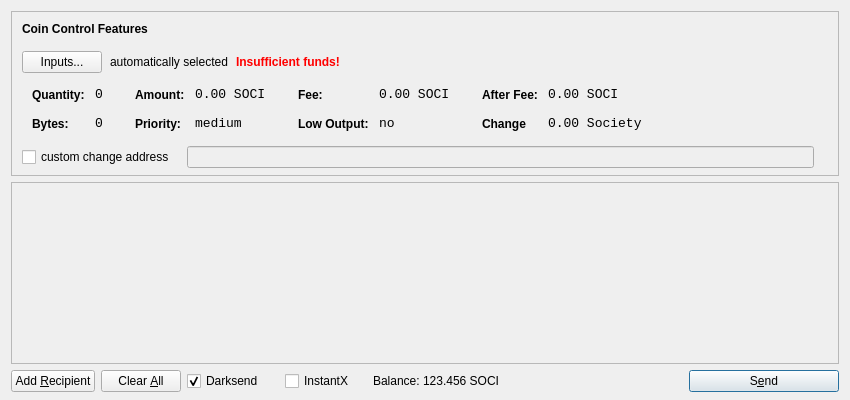
<?xml version="1.0" encoding="UTF-8"?>
<ui version="4.0">
 <class>SendCoinsDialog</class>
 <widget class="QDialog" name="SendCoinsDialog">
  <property name="geometry">
   <rect>
    <x>0</x>
    <y>0</y>
    <width>850</width>
    <height>400</height>
   </rect>
  </property>
  <property name="windowTitle">
   <string>Send Coins</string>
  </property>
  <layout class="QVBoxLayout" name="verticalLayout" stretch="0,1,0">
   <property name="bottomMargin">
    <number>8</number>
   </property>
   <item>
    <widget class="QFrame" name="frameCoinControl">
     <property name="sizePolicy">
      <sizepolicy hsizetype="Expanding" vsizetype="Expanding">
       <horstretch>0</horstretch>
       <verstretch>0</verstretch>
      </sizepolicy>
     </property>
     <property name="maximumSize">
      <size>
       <width>16777215</width>
       <height>16777215</height>
      </size>
     </property>
     <property name="frameShape">
      <enum>QFrame::StyledPanel</enum>
     </property>
     <property name="frameShadow">
      <enum>QFrame::Sunken</enum>
     </property>
     <layout class="QVBoxLayout" name="verticalLayoutCoinControl2">
      <property name="spacing">
       <number>6</number>
      </property>
      <property name="leftMargin">
       <number>0</number>
      </property>
      <property name="topMargin">
       <number>0</number>
      </property>
      <property name="rightMargin">
       <number>0</number>
      </property>
      <property name="bottomMargin">
       <number>6</number>
      </property>
      <item>
       <layout class="QVBoxLayout" name="verticalLayoutCoinControl" stretch="0,0,0,0,1">
        <property name="spacing">
         <number>0</number>
        </property>
        <property name="leftMargin">
         <number>10</number>
        </property>
        <property name="topMargin">
         <number>10</number>
        </property>
        <item>
         <layout class="QHBoxLayout" name="horizontalLayoutCoinControl1">
          <property name="bottomMargin">
           <number>15</number>
          </property>
          <item>
           <widget class="QLabel" name="labelCoinControlFeatures">
            <property name="sizePolicy">
             <sizepolicy hsizetype="Preferred" vsizetype="Maximum">
              <horstretch>0</horstretch>
              <verstretch>0</verstretch>
             </sizepolicy>
            </property>
            <property name="font">
             <font>
              <weight>75</weight>
              <bold>true</bold>
             </font>
            </property>
            <property name="styleSheet">
             <string notr="true">font-weight:bold;</string>
            </property>
            <property name="text">
             <string>Coin Control Features</string>
            </property>
           </widget>
          </item>
         </layout>
        </item>
        <item>
         <layout class="QHBoxLayout" name="horizontalLayoutCoinControl2" stretch="0,0,0,0">
          <property name="spacing">
           <number>8</number>
          </property>
          <property name="bottomMargin">
           <number>10</number>
          </property>
          <item>
           <widget class="QPushButton" name="pushButtonCoinControl">
            <property name="styleSheet">
             <string notr="true"/>
            </property>
            <property name="text">
             <string>Inputs...</string>
            </property>
           </widget>
          </item>
          <item>
           <widget class="QLabel" name="labelCoinControlAutomaticallySelected">
            <property name="text">
             <string>automatically selected</string>
            </property>
            <property name="margin">
             <number>5</number>
            </property>
           </widget>
          </item>
          <item>
           <widget class="QLabel" name="labelCoinControlInsuffFunds">
            <property name="font">
             <font>
              <weight>75</weight>
              <bold>true</bold>
             </font>
            </property>
            <property name="styleSheet">
             <string notr="true">color:red;font-weight:bold;</string>
            </property>
            <property name="text">
             <string>Insufficient funds!</string>
            </property>
            <property name="margin">
             <number>5</number>
            </property>
           </widget>
          </item>
          <item>
           <spacer name="horizontalSpacerCoinControl">
            <property name="orientation">
             <enum>Qt::Horizontal</enum>
            </property>
            <property name="sizeHint" stdset="0">
             <size>
              <width>40</width>
              <height>1</height>
             </size>
            </property>
           </spacer>
          </item>
         </layout>
        </item>
        <item>
         <widget class="QWidget" name="widgetCoinControl" native="true">
          <property name="sizePolicy">
           <sizepolicy hsizetype="Preferred" vsizetype="Preferred">
            <horstretch>0</horstretch>
            <verstretch>0</verstretch>
           </sizepolicy>
          </property>
          <property name="minimumSize">
           <size>
            <width>0</width>
            <height>0</height>
           </size>
          </property>
          <property name="styleSheet">
           <string notr="true"/>
          </property>
          <layout class="QHBoxLayout" name="horizontalLayoutCoinControl5">
           <property name="leftMargin">
            <number>0</number>
           </property>
           <property name="topMargin">
            <number>0</number>
           </property>
           <property name="rightMargin">
            <number>0</number>
           </property>
           <property name="bottomMargin">
            <number>0</number>
           </property>
           <item>
            <layout class="QHBoxLayout" name="horizontalLayoutCoinControl3" stretch="0,0,0,1">
             <property name="spacing">
              <number>20</number>
             </property>
             <property name="topMargin">
              <number>0</number>
             </property>
             <property name="bottomMargin">
              <number>10</number>
             </property>
             <item>
              <layout class="QFormLayout" name="formLayoutCoinControl1">
               <property name="horizontalSpacing">
                <number>10</number>
               </property>
               <property name="verticalSpacing">
                <number>14</number>
               </property>
               <property name="leftMargin">
                <number>10</number>
               </property>
               <property name="topMargin">
                <number>4</number>
               </property>
               <property name="rightMargin">
                <number>6</number>
               </property>
               <item row="0" column="0">
                <widget class="QLabel" name="labelCoinControlQuantityText">
                 <property name="styleSheet">
                  <string notr="true">font-weight:bold;</string>
                 </property>
                 <property name="text">
                  <string>Quantity:</string>
                 </property>
                 <property name="margin">
                  <number>0</number>
                 </property>
                </widget>
               </item>
               <item row="0" column="1">
                <widget class="QLabel" name="labelCoinControlQuantity">
                 <property name="font">
                  <font>
                   <family>Monospace</family>
                   <pointsize>10</pointsize>
                  </font>
                 </property>
                 <property name="cursor">
                  <cursorShape>IBeamCursor</cursorShape>
                 </property>
                 <property name="contextMenuPolicy">
                  <enum>Qt::ActionsContextMenu</enum>
                 </property>
                 <property name="text">
                  <string>0</string>
                 </property>
                 <property name="margin">
                  <number>0</number>
                 </property>
                 <property name="textInteractionFlags">
                  <set>Qt::LinksAccessibleByMouse|Qt::TextSelectableByKeyboard|Qt::TextSelectableByMouse</set>
                 </property>
                </widget>
               </item>
               <item row="1" column="0">
                <widget class="QLabel" name="labelCoinControlBytesText">
                 <property name="styleSheet">
                  <string notr="true">font-weight:bold;</string>
                 </property>
                 <property name="text">
                  <string>Bytes:</string>
                 </property>
                </widget>
               </item>
               <item row="1" column="1">
                <widget class="QLabel" name="labelCoinControlBytes">
                 <property name="font">
                  <font>
                   <family>Monospace</family>
                   <pointsize>10</pointsize>
                  </font>
                 </property>
                 <property name="cursor">
                  <cursorShape>IBeamCursor</cursorShape>
                 </property>
                 <property name="contextMenuPolicy">
                  <enum>Qt::ActionsContextMenu</enum>
                 </property>
                 <property name="text">
                  <string>0</string>
                 </property>
                 <property name="textInteractionFlags">
                  <set>Qt::LinksAccessibleByMouse|Qt::TextSelectableByKeyboard|Qt::TextSelectableByMouse</set>
                 </property>
                </widget>
               </item>
              </layout>
             </item>
             <item>
              <layout class="QFormLayout" name="formLayoutCoinControl2">
               <property name="horizontalSpacing">
                <number>10</number>
               </property>
               <property name="verticalSpacing">
                <number>14</number>
               </property>
               <property name="leftMargin">
                <number>6</number>
               </property>
               <property name="topMargin">
                <number>4</number>
               </property>
               <property name="rightMargin">
                <number>6</number>
               </property>
               <item row="0" column="0">
                <widget class="QLabel" name="labelCoinControlAmountText">
                 <property name="styleSheet">
                  <string notr="true">font-weight:bold;</string>
                 </property>
                 <property name="text">
                  <string>Amount:</string>
                 </property>
                 <property name="margin">
                  <number>0</number>
                 </property>
                </widget>
               </item>
               <item row="0" column="1">
                <widget class="QLabel" name="labelCoinControlAmount">
                 <property name="font">
                  <font>
                   <family>Monospace</family>
                   <pointsize>10</pointsize>
                  </font>
                 </property>
                 <property name="cursor">
                  <cursorShape>IBeamCursor</cursorShape>
                 </property>
                 <property name="contextMenuPolicy">
                  <enum>Qt::ActionsContextMenu</enum>
                 </property>
                 <property name="text">
                  <string>0.00 SOCI</string>
                 </property>
                 <property name="textInteractionFlags">
                  <set>Qt::LinksAccessibleByMouse|Qt::TextSelectableByKeyboard|Qt::TextSelectableByMouse</set>
                 </property>
                </widget>
               </item>
               <item row="1" column="0">
                <widget class="QLabel" name="labelCoinControlPriorityText">
                 <property name="styleSheet">
                  <string notr="true">font-weight:bold;</string>
                 </property>
                 <property name="text">
                  <string>Priority:</string>
                 </property>
                </widget>
               </item>
               <item row="1" column="1">
                <widget class="QLabel" name="labelCoinControlPriority">
                 <property name="font">
                  <font>
                   <family>Monospace</family>
                   <pointsize>10</pointsize>
                  </font>
                 </property>
                 <property name="cursor">
                  <cursorShape>IBeamCursor</cursorShape>
                 </property>
                 <property name="contextMenuPolicy">
                  <enum>Qt::ActionsContextMenu</enum>
                 </property>
                 <property name="text">
                  <string>medium</string>
                 </property>
                 <property name="textInteractionFlags">
                  <set>Qt::LinksAccessibleByMouse|Qt::TextSelectableByKeyboard|Qt::TextSelectableByMouse</set>
                 </property>
                </widget>
               </item>
              </layout>
             </item>
             <item>
              <layout class="QFormLayout" name="formLayoutCoinControl3">
               <property name="horizontalSpacing">
                <number>10</number>
               </property>
               <property name="verticalSpacing">
                <number>14</number>
               </property>
               <property name="leftMargin">
                <number>6</number>
               </property>
               <property name="topMargin">
                <number>4</number>
               </property>
               <property name="rightMargin">
                <number>6</number>
               </property>
               <item row="0" column="0">
                <widget class="QLabel" name="labelCoinControlFeeText">
                 <property name="styleSheet">
                  <string notr="true">font-weight:bold;</string>
                 </property>
                 <property name="text">
                  <string>Fee:</string>
                 </property>
                 <property name="margin">
                  <number>0</number>
                 </property>
                </widget>
               </item>
               <item row="0" column="1">
                <widget class="QLabel" name="labelCoinControlFee">
                 <property name="font">
                  <font>
                   <family>Monospace</family>
                   <pointsize>10</pointsize>
                  </font>
                 </property>
                 <property name="cursor">
                  <cursorShape>IBeamCursor</cursorShape>
                 </property>
                 <property name="contextMenuPolicy">
                  <enum>Qt::ActionsContextMenu</enum>
                 </property>
                 <property name="text">
                  <string>0.00 SOCI</string>
                 </property>
                 <property name="textInteractionFlags">
                  <set>Qt::LinksAccessibleByMouse|Qt::TextSelectableByKeyboard|Qt::TextSelectableByMouse</set>
                 </property>
                </widget>
               </item>
               <item row="1" column="0">
                <widget class="QLabel" name="labelCoinControlLowOutputText">
                 <property name="styleSheet">
                  <string notr="true">font-weight:bold;</string>
                 </property>
                 <property name="text">
                  <string>Low Output:</string>
                 </property>
                </widget>
               </item>
               <item row="1" column="1">
                <widget class="QLabel" name="labelCoinControlLowOutput">
                 <property name="font">
                  <font>
                   <family>Monospace</family>
                   <pointsize>10</pointsize>
                  </font>
                 </property>
                 <property name="cursor">
                  <cursorShape>IBeamCursor</cursorShape>
                 </property>
                 <property name="contextMenuPolicy">
                  <enum>Qt::ActionsContextMenu</enum>
                 </property>
                 <property name="text">
                  <string>no</string>
                 </property>
                 <property name="textInteractionFlags">
                  <set>Qt::LinksAccessibleByMouse|Qt::TextSelectableByKeyboard|Qt::TextSelectableByMouse</set>
                 </property>
                </widget>
               </item>
              </layout>
             </item>
             <item>
              <layout class="QFormLayout" name="formLayoutCoinControl4">
               <property name="horizontalSpacing">
                <number>10</number>
               </property>
               <property name="verticalSpacing">
                <number>14</number>
               </property>
               <property name="leftMargin">
                <number>6</number>
               </property>
               <property name="topMargin">
                <number>4</number>
               </property>
               <property name="rightMargin">
                <number>6</number>
               </property>
               <item row="0" column="0">
                <widget class="QLabel" name="labelCoinControlAfterFeeText">
                 <property name="styleSheet">
                  <string notr="true">font-weight:bold;</string>
                 </property>
                 <property name="text">
                  <string>After Fee:</string>
                 </property>
                 <property name="margin">
                  <number>0</number>
                 </property>
                </widget>
               </item>
               <item row="0" column="1">
                <widget class="QLabel" name="labelCoinControlAfterFee">
                 <property name="font">
                  <font>
                   <family>Monospace</family>
                   <pointsize>10</pointsize>
                  </font>
                 </property>
                 <property name="cursor">
                  <cursorShape>IBeamCursor</cursorShape>
                 </property>
                 <property name="contextMenuPolicy">
                  <enum>Qt::ActionsContextMenu</enum>
                 </property>
                 <property name="text">
                  <string>0.00 SOCI</string>
                 </property>
                 <property name="textInteractionFlags">
                  <set>Qt::LinksAccessibleByMouse|Qt::TextSelectableByKeyboard|Qt::TextSelectableByMouse</set>
                 </property>
                </widget>
               </item>
               <item row="1" column="0">
                <widget class="QLabel" name="labelCoinControlChangeText">
                 <property name="styleSheet">
                  <string notr="true">font-weight:bold;</string>
                 </property>
                 <property name="text">
                  <string>Change</string>
                 </property>
                </widget>
               </item>
               <item row="1" column="1">
                <widget class="QLabel" name="labelCoinControlChange">
                 <property name="font">
                  <font>
                   <family>Monospace</family>
                   <pointsize>10</pointsize>
                  </font>
                 </property>
                 <property name="cursor">
                  <cursorShape>IBeamCursor</cursorShape>
                 </property>
                 <property name="contextMenuPolicy">
                  <enum>Qt::ActionsContextMenu</enum>
                 </property>
                 <property name="text">
                  <string>0.00 Society</string>
                 </property>
                 <property name="textInteractionFlags">
                  <set>Qt::LinksAccessibleByMouse|Qt::TextSelectableByKeyboard|Qt::TextSelectableByMouse</set>
                 </property>
                </widget>
               </item>
              </layout>
             </item>
            </layout>
           </item>
          </layout>
         </widget>
        </item>
        <item>
         <layout class="QHBoxLayout" name="horizontalLayoutCoinControl4" stretch="0,0,0">
          <property name="spacing">
           <number>12</number>
          </property>
          <property name="sizeConstraint">
           <enum>QLayout::SetDefaultConstraint</enum>
          </property>
          <property name="topMargin">
           <number>5</number>
          </property>
          <property name="rightMargin">
           <number>5</number>
          </property>
          <item>
           <widget class="QCheckBox" name="checkBoxCoinControlChange">
            <property name="text">
             <string>custom change address</string>
            </property>
           </widget>
          </item>
          <item>
           <widget class="QLineEdit" name="lineEditCoinControlChange">
            <property name="enabled">
             <bool>false</bool>
            </property>
            <property name="sizePolicy">
             <sizepolicy hsizetype="Expanding" vsizetype="Fixed">
              <horstretch>0</horstretch>
              <verstretch>0</verstretch>
             </sizepolicy>
            </property>
           </widget>
          </item>
          <item>
           <widget class="QLabel" name="labelCoinControlChangeLabel">
            <property name="sizePolicy">
             <sizepolicy hsizetype="Preferred" vsizetype="Expanding">
              <horstretch>0</horstretch>
              <verstretch>0</verstretch>
             </sizepolicy>
            </property>
            <property name="minimumSize">
             <size>
              <width>0</width>
              <height>0</height>
             </size>
            </property>
            <property name="text">
             <string/>
            </property>
            <property name="margin">
             <number>3</number>
            </property>
           </widget>
          </item>
         </layout>
        </item>
        <item>
         <spacer name="verticalSpacerCoinControl">
          <property name="orientation">
           <enum>Qt::Vertical</enum>
          </property>
          <property name="sizeHint" stdset="0">
           <size>
            <width>800</width>
            <height>1</height>
           </size>
          </property>
         </spacer>
        </item>
       </layout>
      </item>
     </layout>
    </widget>
   </item>
   <item>
    <widget class="QScrollArea" name="scrollArea">
     <property name="widgetResizable">
      <bool>true</bool>
     </property>
     <widget class="QWidget" name="scrollAreaWidgetContents">
      <property name="geometry">
       <rect>
        <x>0</x>
        <y>0</y>
        <width>830</width>
        <height>172</height>
       </rect>
      </property>
      <layout class="QVBoxLayout" name="verticalLayout_2">
       <property name="leftMargin">
        <number>0</number>
       </property>
       <property name="topMargin">
        <number>0</number>
       </property>
       <property name="rightMargin">
        <number>0</number>
       </property>
       <property name="bottomMargin">
        <number>0</number>
       </property>
       <item>
        <layout class="QVBoxLayout" name="entries">
         <property name="spacing">
          <number>6</number>
         </property>
        </layout>
       </item>
       <item>
        <spacer name="verticalSpacer">
         <property name="orientation">
          <enum>Qt::Vertical</enum>
         </property>
         <property name="sizeHint" stdset="0">
          <size>
           <width>20</width>
           <height>40</height>
          </size>
         </property>
        </spacer>
       </item>
      </layout>
     </widget>
    </widget>
   </item>
   <item>
    <layout class="QHBoxLayout" name="horizontalLayout">
     <item>
      <widget class="QPushButton" name="addButton">
       <property name="toolTip">
        <string>Send to multiple recipients at once</string>
       </property>
       <property name="text">
        <string>Add &amp;Recipient</string>
       </property>
       <property name="autoDefault">
        <bool>false</bool>
       </property>
      </widget>
     </item>
     <item>
      <widget class="QPushButton" name="clearButton">
       <property name="sizePolicy">
        <sizepolicy hsizetype="Minimum" vsizetype="Fixed">
         <horstretch>0</horstretch>
         <verstretch>0</verstretch>
        </sizepolicy>
       </property>
       <property name="toolTip">
        <string>Remove all transaction fields</string>
       </property>
       <property name="text">
        <string>Clear &amp;All</string>
       </property>
       <property name="autoRepeatDelay">
        <number>300</number>
       </property>
       <property name="autoDefault">
        <bool>false</bool>
       </property>
      </widget>
     </item>
     <item>
      <layout class="QHBoxLayout" name="horizontalLayout_2">
       <property name="spacing">
        <number>3</number>
       </property>
       <item>
        <widget class="QCheckBox" name="checkUseDarksend">
         <property name="minimumSize">
          <size>
           <width>95</width>
           <height>0</height>
          </size>
         </property>
         <property name="text">
          <string>Darksend</string>
         </property>
         <property name="checked">
          <bool>true</bool>
         </property>
        </widget>
       </item>
       <item>
        <widget class="QCheckBox" name="checkInstantX">
         <property name="enabled">
          <bool>true</bool>
         </property>
         <property name="minimumSize">
          <size>
           <width>85</width>
           <height>0</height>
          </size>
         </property>
         <property name="text">
          <string>InstantX</string>
         </property>
        </widget>
       </item>
       <item>
        <widget class="QLabel" name="label">
         <property name="sizePolicy">
          <sizepolicy hsizetype="Preferred" vsizetype="Fixed">
           <horstretch>0</horstretch>
           <verstretch>0</verstretch>
          </sizepolicy>
         </property>
         <property name="text">
          <string>Balance:</string>
         </property>
        </widget>
       </item>
       <item>
        <widget class="QLabel" name="labelBalance">
         <property name="sizePolicy">
          <sizepolicy hsizetype="Preferred" vsizetype="Fixed">
           <horstretch>0</horstretch>
           <verstretch>0</verstretch>
          </sizepolicy>
         </property>
         <property name="cursor">
          <cursorShape>IBeamCursor</cursorShape>
         </property>
         <property name="text">
          <string>123.456 SOCI</string>
         </property>
         <property name="textInteractionFlags">
          <set>Qt::LinksAccessibleByMouse|Qt::TextSelectableByKeyboard|Qt::TextSelectableByMouse</set>
         </property>
        </widget>
       </item>
      </layout>
     </item>
     <item>
      <spacer name="horizontalSpacer">
       <property name="orientation">
        <enum>Qt::Horizontal</enum>
       </property>
       <property name="sizeHint" stdset="0">
        <size>
         <width>35</width>
         <height>20</height>
        </size>
       </property>
      </spacer>
     </item>
     <item>
      <widget class="QPushButton" name="sendButton">
       <property name="minimumSize">
        <size>
         <width>150</width>
         <height>0</height>
        </size>
       </property>
       <property name="toolTip">
        <string>Confirm the send action</string>
       </property>
       <property name="text">
        <string>S&amp;end</string>
       </property>
       <property name="icon">
        <iconset resource="../bitcoin.qrc">
         <normaloff>:/icons/send-black</normaloff>:/icons/send-black</iconset>
       </property>
       <property name="default">
        <bool>true</bool>
       </property>
      </widget>
     </item>
    </layout>
   </item>
  </layout>
 </widget>
 <resources>
  <include location="../bitcoin.qrc"/>
 </resources>
 <connections/>
</ui>
